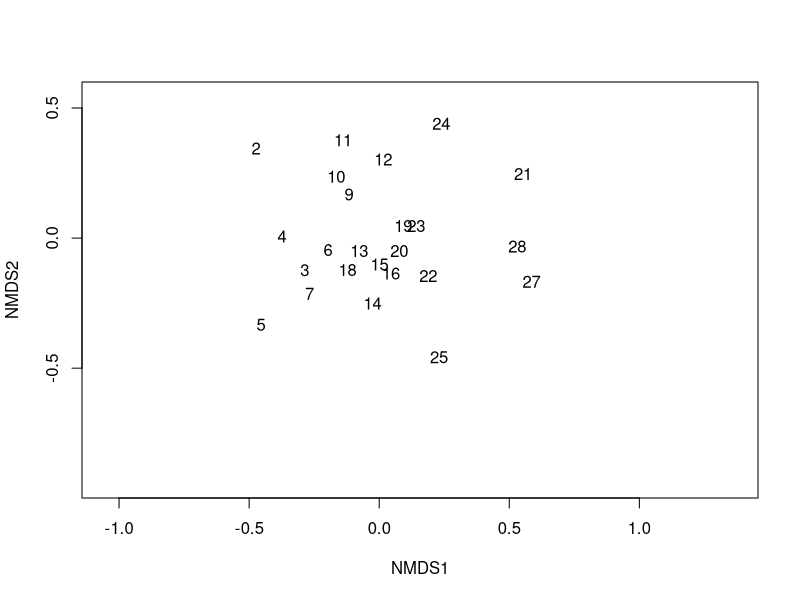
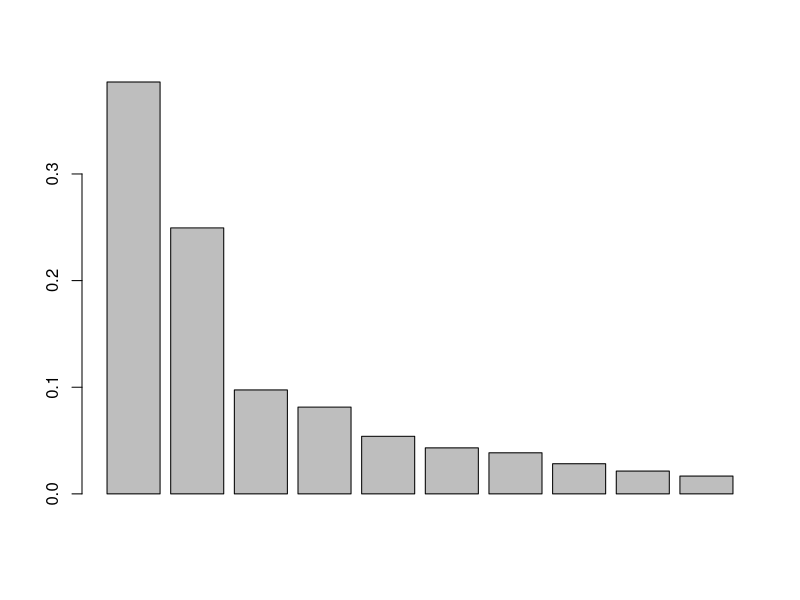
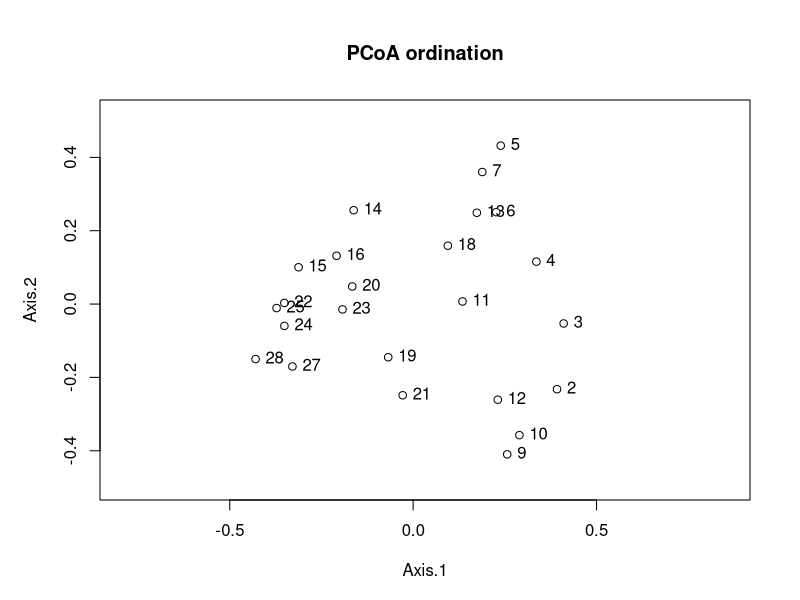
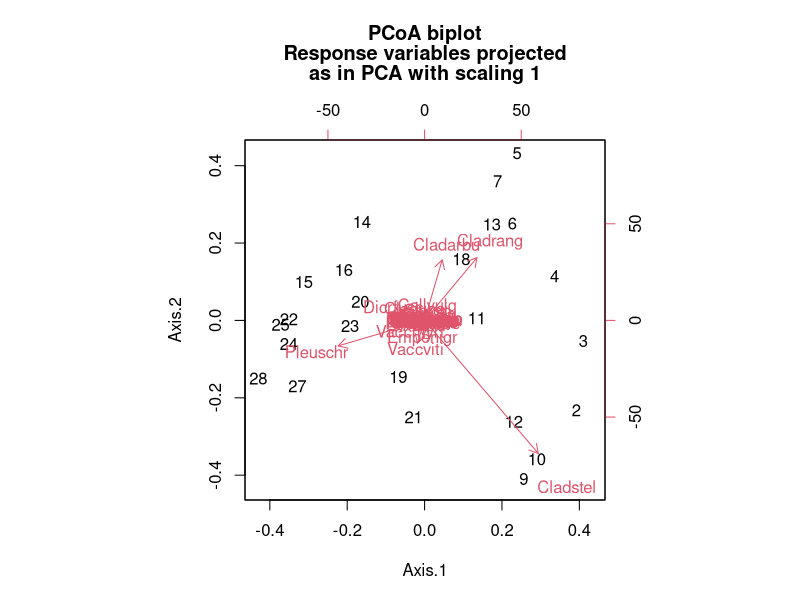
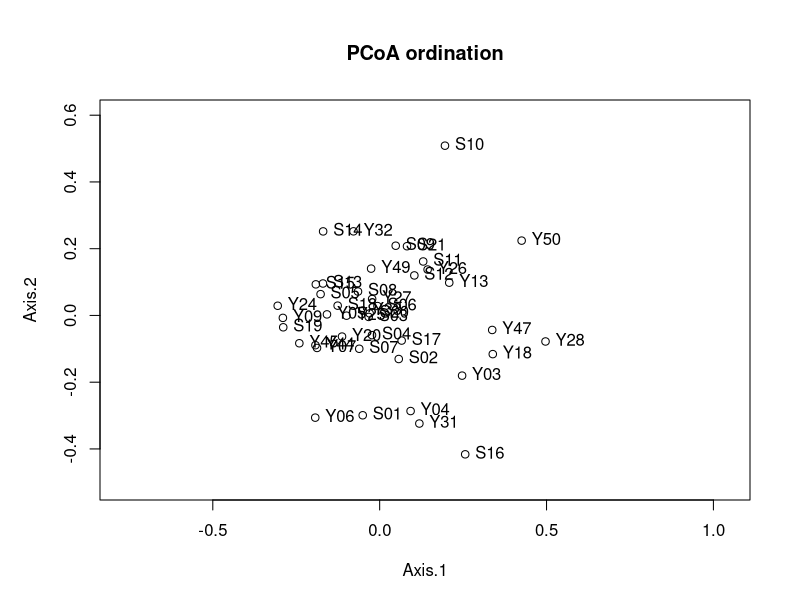
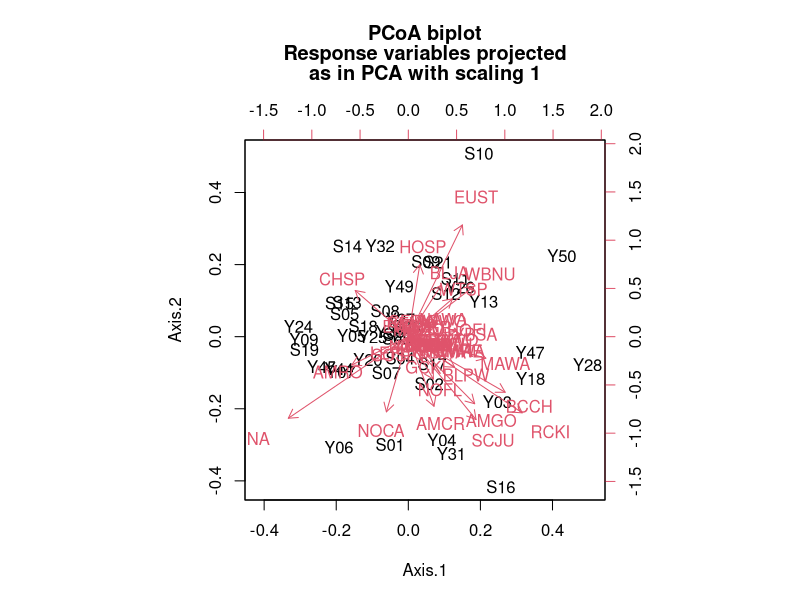

Write R code to recreate these figures, in order.
library(tidyverse)
library(vegan) 
library(ape)

data(varespec)
View(varespec)

varespec %>%
  metaMDS(trace = F) %>%
  ordiplot(type = "none") %>%
  text("sites")

dist <- vegdist(varespec,  method = "bray")
dist
PCOA <- pcoa(dist)
barplot(PCOA$values$Relative_eig[1:10])
biplot.pcoa(PCOA)
biplot.pcoa(PCOA, varespec)


data2024 <- read.csv("2-Cleaned_data/ndg_cleaneddata_2024.csv") #all obs from 2024
data2025 <- read.csv("2-Cleaned_data/ndg_cleaneddata_2025.csv") #all obs from 2025

#Creating a global dataset with the data from 2025&2024
alldata <- bind_rows(data2024, data2025)


species_matrix <- alldata %>%
  filter(!grepl("Unknown", Bird.code)) %>% 
  select(Code, Bird.code) %>%
  distinct() %>%
  mutate_at(vars(Code), as.factor) %>% 
  mutate(Present = 1) %>%
  pivot_wider(
    id_cols = c(Code),
    names_from = Bird.code,
    values_from = Present,
    values_fill = 0) %>% 
  column_to_rownames(var = "Code")

dist_bird <- vegdist(species_matrix,  method = "bray")
dist

birdpcoa <- pcoa(dist_bird)
biplot.pcoa(birdpcoa)
biplot.pcoa(birdpcoa, species_matrix)
